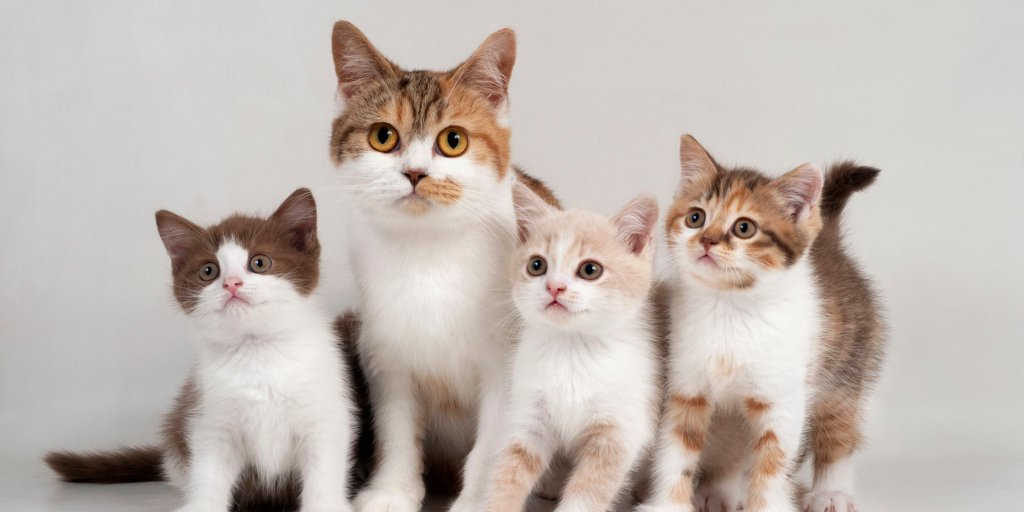
#> input picture Input_cats_Image.jpg, 1024 x 512 px
$ python cat_face_detection.py
#> lines starting #> are read from the running program, lines starting #| are printed output that depends on the picture; after the words box and inside, x2 and y2 are one past the last pixel; in counts of white or black regions, pixels touching at a corner belong together
# Importing Libraries
import cv2
import sys

# Declaring path of image file
imagePath = 'Input_cats_Image.jpg'

# Reading image from image path
image = cv2.imread(imagePath)
#> image is the input picture: shape (512, 1024, 3); mean B, G, R 177.2, 183.5, 193.5

# Using prebuilt XML Classifiers
faceCascade = cv2.CascadeClassifier('haarcascade_frontal_cat_face.xml')

# Converting image to gray scale
gray = cv2.cvtColor(image, cv2.COLOR_BGR2GRAY)
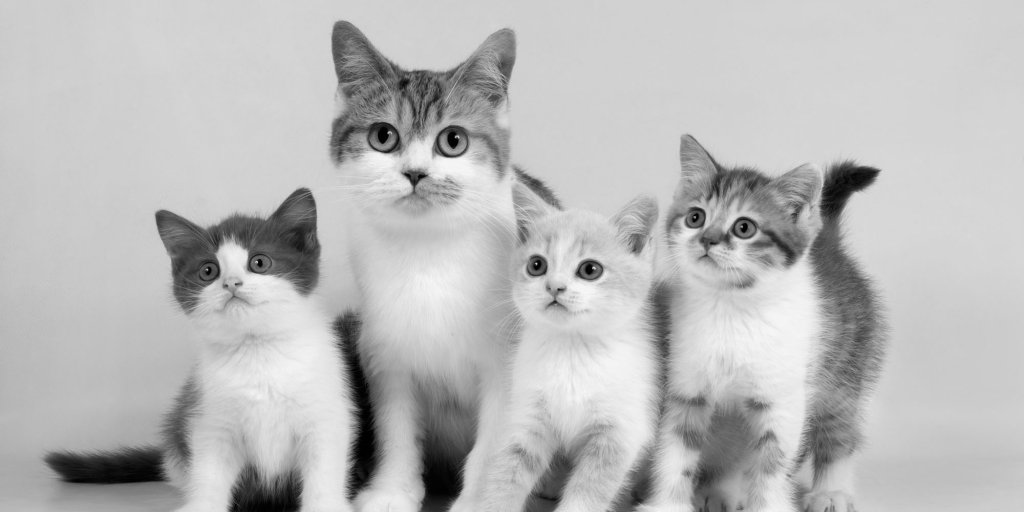
#> gray: shape (512, 1024); min 0, max 248, mean 185.8

faces = faceCascade.detectMultiScale(
    gray,
    scaleFactor=1.3,
    minNeighbors=3,
    minSize=(30, 30)
)
#> faces = [[179, 219, 106, 106], [505, 220, 113, 113], [336, 67, 167, 167]]

# Draw rectangles on each detected face
for(x, y, w, h) in faces:
     cv2.rectangle(image, (x,y), (x+w, y+h), (0, 255, 0), 2)
#> this loop made 3 passes
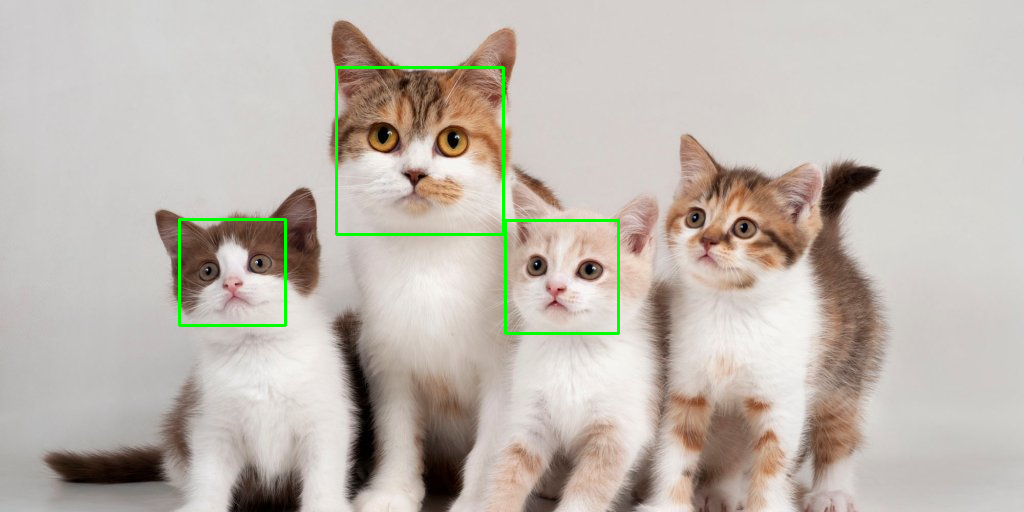
#> image: shape (512, 1024, 3); 0.88% of pixels changed, all inside (x1, y1, x2, y2) = (178, 66, 620, 335)

# saving the output image
status = cv2.imwrite('Output_cats_image.jpg', image)
print("[INFO] Image faces_detected.jpg written to filesystem: ", status)
#| [INFO] Image faces_detected.jpg written to filesystem:  True

$ run again, with Test_Image.jpg copied over Input_cats_Image.jpg
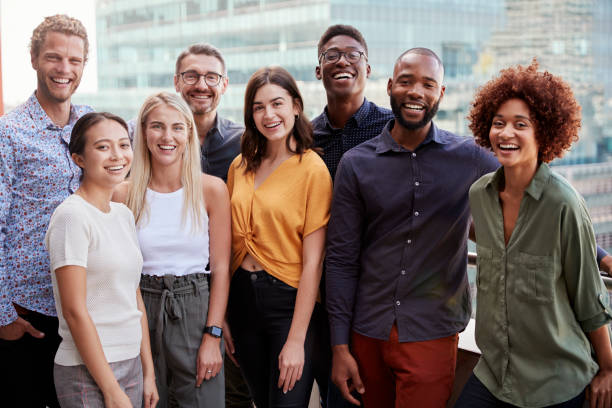
#> input picture Test_Image.jpg, 612 x 408 px
#> image is the input picture: shape (408, 612, 3); mean B, G, R 109.5, 112.6, 126.8
#> `gray = cv2.cvtColor(image, cv2.COLOR_BGR2GRAY)`:
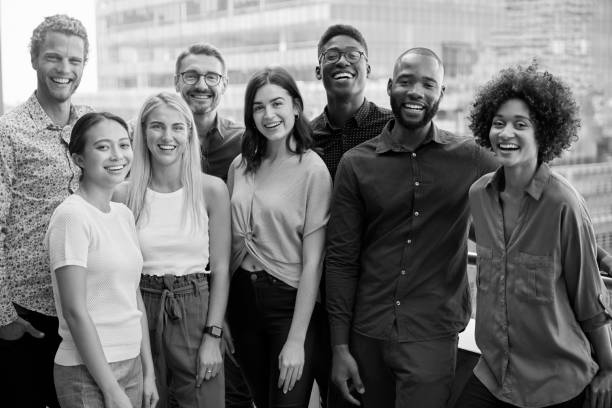
#> gray: shape (408, 612); min 0, max 255, mean 116.5
#> faces = ()
#| [INFO] Image faces_detected.jpg written to filesystem:  True
